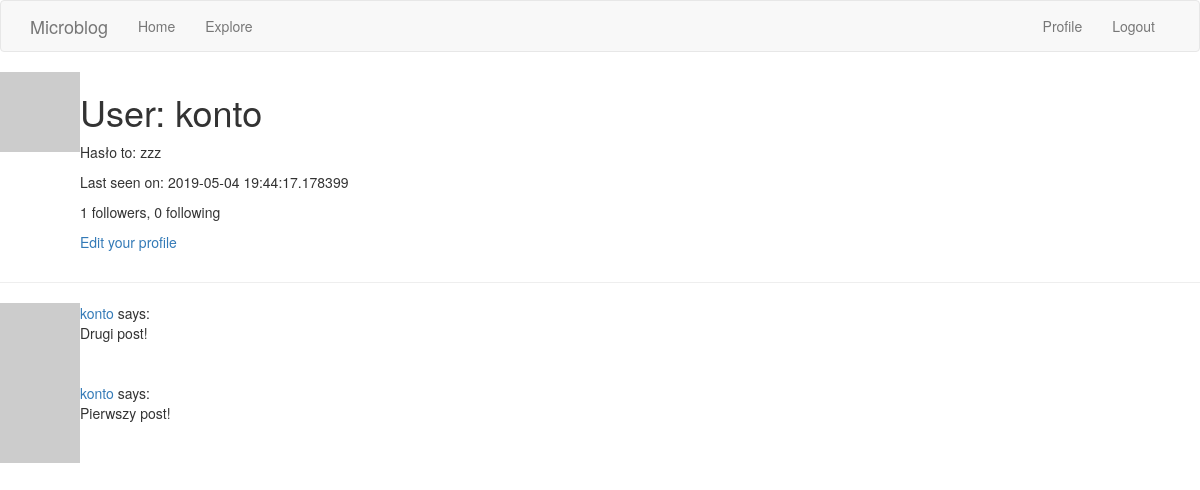
The page /user/konto (signed in) on the database as committed earlier.
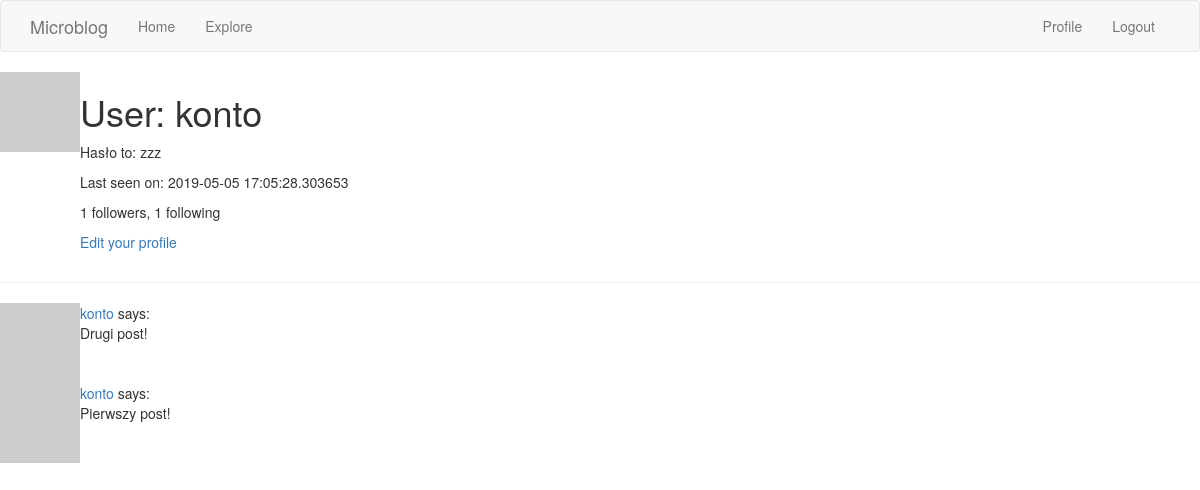
The same page on the database as committed later.
### app/models.py (models this page shows, shortened)
class User(db.Model, UserMixin):
    id = db.Column(db.Integer, primary_key=True)
    username = db.Column(db.String(64), index=True, unique=True)
    email = db.Column(db.String(120), index=True, unique=True)
    password_hash = db.Column(db.String(128))
    posts = db.relationship('Post', backref='author', lazy='dynamic')
    about_me = db.Column(db.String(140))
    last_seen = db.Column(db.DateTime, default=datetime.utcnow)
    followed = db.relationship(
        'User', secondary=followers,
        primaryjoin=(followers.c.follower_id == id),
        secondaryjoin=(followers.c.followed_id == id),
        backref=db.backref('followers', lazy='dynamic'), lazy='dynamic') # user1.follow(user2) -->  user2.followers()
    def avatar(self, size):
        digest = md5(self.email.lower().encode('utf-8')).hexdigest()
        return 'https://www.gravatar.com/avatar/{}?d=identicon&s={}'.format(digest, size)

class Post(db.Model):
    id = db.Column(db.Integer, primary_key=True)
    body = db.Column(db.String(140))
    timestamp = db.Column(db.DateTime, index=True, default=datetime.utcnow)
    user_id = db.Column(db.Integer, db.ForeignKey('user.id'))

### app/routes.py (the view)
@app.route('/user/<username>')  # Dynamic component
@login_required
def user(username):
    user = User.query.filter_by(username=username).first_or_404() # returns a db object
    page = request.args.get('page', 1, type=int)
    posts = user.posts.order_by(Post.timestamp.desc()).paginate(
        page, app.config['POSTS_PER_PAGE'], False)
    next_url = url_for('user', username=user.username, page=posts.next_num) \
        if posts.has_next else None
    prev_url = url_for('user', username=user.username, page=posts.prev_num)\
        if posts.has_prev else None
    return render_template('user.html', title='User', posts=posts.items, user=user, next_url=next_url, prev_url=prev_url)

### app/models.py (called while the page is built)
@login.user_loader  # callback for current_user
def load_user(id):
    return User.query.get(int(id))  # puts the user in db session, gets it by primary key

### app/routes.py (called while the page is built)
@app.before_request
def before_request():
    if current_user.is_authenticated:
        current_user.last_seen = datetime.utcnow()
        db.session.commit()

### app/Templates/user.html (shortened to what this page needs)
{% extends 'base.html' %}
{% block content %}
    <table>
        <tr valign="top">
            <td><img src="{{ user.avatar(100) }}"></td>
            <td>
                <h1>User: {{ user.username }}</h1>
                {% if user.about_me %}<p>{{ user.about_me }}</p>{% endif %}
                {% if user.last_seen %}<p>Last seen on: {{ user.last_seen }}</p>{% endif %}
                <p>{{ user.followers.count() }} followers, {{ user.followed.count() }} following</p>
                {% if user == current_user %}
                    <p><a href="{{ url_for('edit_profile') }}">Edit your profile</a> </p>
                {% elif not current_user.is_following(user) %}
                <p><a href="{{ url_for('follow', username = user.username) }}">Follow</a></p>
                {% else %}
                <p><a href="{{ url_for('unfollow', username = user.username) }}">Unfollow</a></p>
                {% endif %}
            </td>
        </tr>
    </table>
    <hr>
    {% for post in posts %}
        {% include '_post.html' %}
    {% endfor %}
{% endblock %}

### app/Templates/base.html (shortened to what this page needs)
{% extends 'bootstrap/base.html' %}
{% block navbar %}
    <nav class="navbar navbar-default">
        <div class="container">
            <div class="navbar-header">
                <a class="navbar-brand" href="{{ url_for('index') }}">Microblog</a>
            </div>
            <div class="collapse navbar-collapse" id="bs-example-navbar-collapse-1">
                <ul class="nav navbar-nav">
                    <li><a href="{{ url_for('index') }}">Home</a> </li>
                    <li><a href="{{ url_for('explore') }}">Explore</a> </li>
                </ul>
                <ul class="nav navbar-nav navbar-right">
                    {% if current_user.is_anonymus %}
                        <li><a href="{{ url_for('login') }}">Login</a> </li>
                    {% else %}
                        <li><a href="{{ url_for('user', username=current_user.username) }}">Profile</a> </li>
                        <li><a href="{{ url_for('logout') }}">Logout</a></li>
                    {% endif %}
                </ul>
            </div>
        </div>
    </nav>
{% endblock %}

### app/Templates/_post.html (shortened to what this page needs)
<table>
    <tr valign="top">
        <td><img src="{{ post.author.avatar(36) }}"></td>
        <td>
            <a href="{{ url_for('user', username=post.author.username) }}">
                {{ post.author.username }}
            </a>
             says: <br>{{ post.body }}
        </td>
    </tr>
</table>

Rows that differ between the two databases and show on the page:
changed User "konto": last_seen "2019-05-04 19:44:17.178399" → "2019-05-05 17:05:28.303653"
Other text that changed with them:
{{ user.followed.count() }}: "0" → "1"
